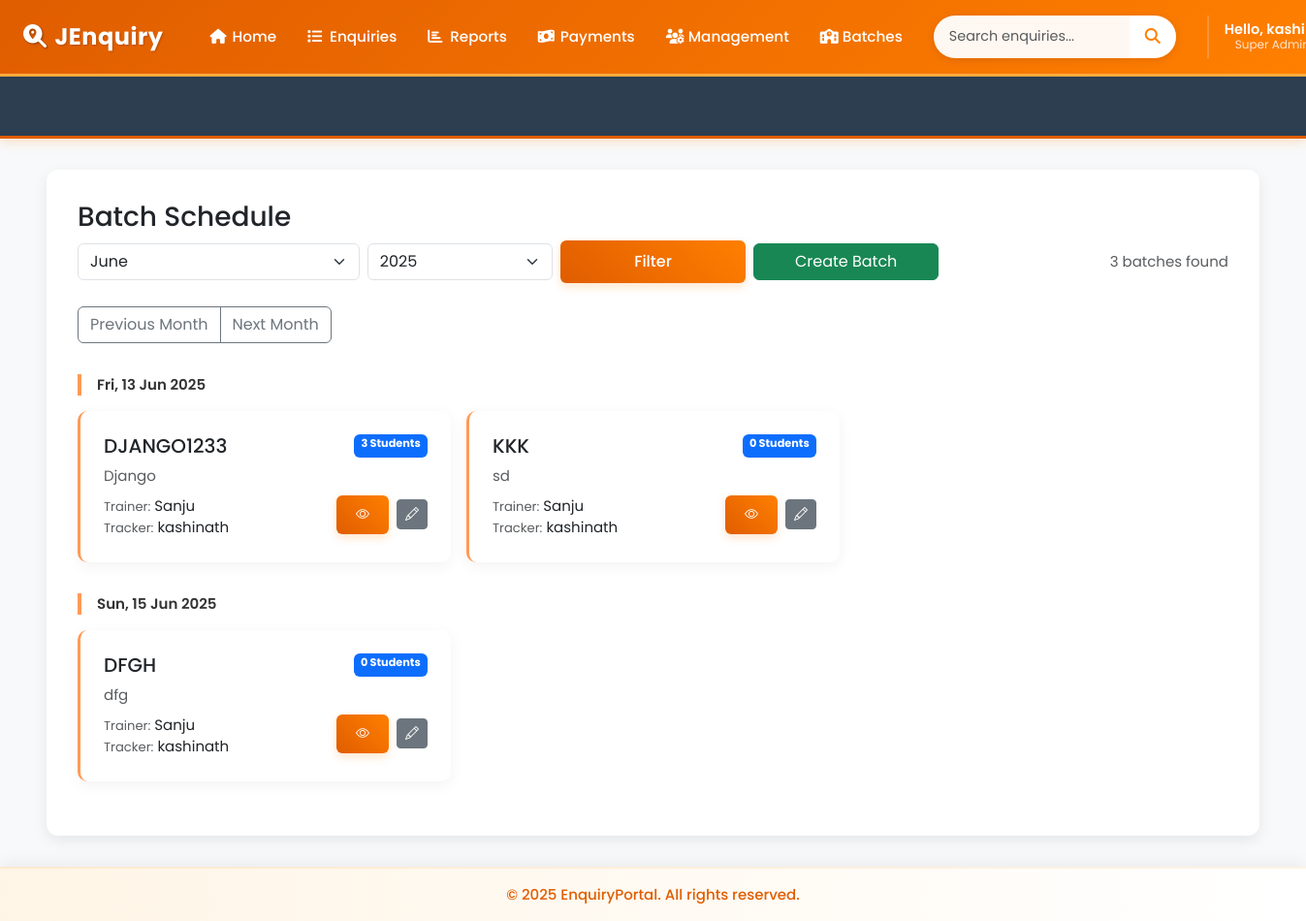
The page /batch/ (signed in) on the database its author committed.
### accounts/models.py (models this page shows, shortened)
class CustomUser(AbstractBaseUser, PermissionsMixin):
    ROLE_CHOICES = (
        ('manager', 'Manager'),
        ('counselor', 'Counselor'),
    )
    email = models.EmailField(unique=True)
    first_name = models.CharField(max_length=30)
    last_name = models.CharField(max_length=30)
    role = models.CharField(max_length=20, choices=ROLE_CHOICES)
    is_approved = models.BooleanField(default=False)
    is_active = models.BooleanField(default=True)
    is_staff = models.BooleanField(default=False)
    objects = CustomUserManager()
    USERNAME_FIELD = 'email'
    REQUIRED_FIELDS = ['first_name', 'last_name', 'role']

### batches/models.py (models this page shows, shortened)
class Batch(models.Model):
    code = models.CharField(max_length=20, unique=True)
    subject = models.CharField(max_length=100)
    trainer = models.ForeignKey(Trainer, on_delete=models.SET_NULL, null=True)
    tracker = models.ForeignKey(Tracker, on_delete=models.SET_NULL, null=True)
    remarks = models.TextField(blank=True, null=True)
    batch_date = models.DateField(null=True, blank=True)  # 👈 New field
    created_at = models.DateTimeField(auto_now_add=True)
    students = models.ManyToManyField(Enquiry, related_name='batches', blank=True)

class Trainer(models.Model):
    name = models.CharField(max_length=100)
    email = models.EmailField(unique=True)
    def __str__(self):
        return self.name

class Tracker(models.Model):
    name = models.CharField(max_length=100)
    phone = models.CharField(max_length=15)
    def __str__(self):
        return self.name

### batches/views.py (the view)
# urls.py: path('', views.batch_list, name='batch_list'),
def batch_list(request):
    today = timezone.now().date()
    current_month = int(request.GET.get('month', today.month))
    current_year = int(request.GET.get('year', today.year))
    prev_month = 12 if current_month == 1 else current_month - 1
    prev_year = current_year - 1 if current_month == 1 else current_year
    next_month = 1 if current_month == 12 else current_month + 1
    next_year = current_year + 1 if current_month == 12 else current_year
    batches = Batch.objects.select_related('trainer', 'tracker') \
        .prefetch_related('students') \
        .filter(batch_date__year=current_year, batch_date__month=current_month) \
        .order_by('batch_date', '-created_at')
    grouped_batches = []
    for key, group in groupby(batches, key=attrgetter('batch_date')):
        grouped_batches.append({
            'date': key,
            'batches': list(group),
        })
    months = [{'num': i, 'name': month_name[i]} for i in range(1, 13)]
    years = [y for y in range(2020, today.year + 2)]
    return render(request, 'batches/batch_list.html', {
        'grouped_batches': grouped_batches,
        'months': months,
        'years': years,
        'current_month': current_month,
        'current_year': current_year,
        'prev_month': prev_month,
        'prev_year': prev_year,
        'next_month': next_month,
        'next_year': next_year,
        'today': today,
        'total_batches': len(batches),
    })

### template/batches/batch_list.html (shortened to what this page needs)
{% extends "base.html" %}
{% block content %}
<h3>Batch Schedule</h3>
<form method="get" class="mb-4">
    <div class="row g-2 align-items-center">
        <div class="col-md-3">
            <select name="month" class="form-select">
                {% for month in months %}
                    <option value="{{ month.num }}" {% if month.num == current_month %}selected{% endif %}>
                        {{ month.name }}
                    </option>
                {% endfor %}
            </select>
        </div>
        <div class="col-md-2">
            <select name="year" class="form-select">
                {% for year in years %}
                    <option value="{{ year }}" {% if year == current_year %}selected{% endif %}>
                        {{ year }}
                    </option>
                {% endfor %}
            </select>
        </div>
        <div class="col-md-2">
            <button type="submit" class="btn btn-primary w-100">Filter</button>
        </div>
        <div class="col-md-2">
            <a href="{% url 'batch:create_batch' %}" class="btn btn-success w-100">
                Create Batch
            </a>
        </div>
        <div class="col-md-3 text-md-end">
            <span class="text-muted">
                {{ total_batches }} batches found
            </span>
        </div>
    </div>
</form>
<div class="mb-4">
    <div class="btn-group" role="group">
        {% if current_month > 1 %}
            <a href="?month={{ current_month|add:"-1" }}&year={{ current_year }}"
               class="btn btn-outline-secondary">
                Previous Month
            </a>
        {% else %}
            <a href="?month=12&year={{ current_year|add:"-1" }}"
               class="btn btn-outline-secondary">
                Previous Month
            </a>
        {% endif %}
        {% if current_month < 12 %}
            <a href="?month={{ current_month|add:"1" }}&year={{ current_year }}"
               class="btn btn-outline-secondary">
                Next Month
            </a>
        {% else %}
            <a href="?month=1&year={{ current_year|add:"1" }}"
               class="btn btn-outline-secondary">
                Next Month
            </a>
        {% endif %}
    </div>
</div>
{% if grouped_batches %}
    {% for group in grouped_batches %}
        <div class="month-header">
            {{ group.date|date:"D, d M Y" }}
        </div>
        <div class="row g-3 mb-4">
            {% for batch in group.batches %}
                <div class="col-md-6 col-lg-4">
                    <div class="card batch-card h-100">
                        <div class="card-body">
                            <div class="d-flex justify-content-between mb-2">
                                <h5 class="card-title mb-0">{{ batch.code }}</h5>
                                <span class="badge bg-primary">{{ batch.students.count }} Students</span>
                            </div>
                            <p class="card-text text-muted mb-2">{{ batch.subject }}</p>
                            <div class="d-flex justify-content-between">
                                <div>
                                    <small class="text-muted">Trainer:</small> {{ batch.trainer|default:"—" }}<br>
                                    <small class="text-muted">Tracker:</small> {{ batch.tracker|default:"—" }}
                                </div>
                                <div class="text-end">
                                    <a href="{% url 'batch:batch_detail' batch.id %}"
                                       class="btn btn-sm btn-primary me-1" title="View Details">
                                        <i class="bi bi-eye"></i>
                                    </a>
                                    <a href="{% url 'batch:edit_batch' batch.id %}"
                                       class="btn btn-sm btn-secondary" title="Edit Batch">
                                        <i class="bi bi-pencil"></i>
                                    </a>
                                </div>
                            </div>
                        </div>
                    </div>
                </div>
            {% endfor %}
        </div>
    {% endfor %}
{% else %}
    <div class="alert alert-info mb-0 mt-3">
        No batches found for this month
    </div>
{% endif %}
<link rel="stylesheet" href="https://cdn.jsdelivr.net/npm/bootstrap-icons@1.11.3/font/bootstrap-icons.min.css">
{% endblock %}

### template/base.html (shortened to what this page needs)
<!DOCTYPE html>
<html lang="en">
<head>
    <link href="https://cdn.jsdelivr.net/npm/bootstrap@5.3.0-alpha1/dist/css/bootstrap.min.css" rel="stylesheet">
    <link rel="stylesheet" href="https://cdnjs.cloudflare.com/ajax/libs/font-awesome/6.4.0/css/all.min.css">
<link rel="stylesheet" href="https://cdnjs.cloudflare.com/ajax/libs/font-awesome/6.5.0/css/all.min.css">
<link rel="stylesheet" href="https://cdn.jsdelivr.net/npm/flatpickr/dist/flatpickr.min.css">
</head>
<body>
    <nav class="navbar navbar-expand-lg navbar-dark">
        <div class="container-fluid">
            <a class="navbar-brand pulse-on-hover" href="{% url 'enquiry:dashboard' %}">
                <i class="fas fa-search-location"></i>JEnquiry
            </a>
            <div class="collapse navbar-collapse" id="mainNav">
                {% if user.is_authenticated %}
                <ul class="navbar-nav me-auto mb-2 mb-lg-0">
                    <li class="nav-item">
                        <a class="nav-link" href="{% url 'enquiry:dashboard' %}"><i class="fas fa-home"></i> Home</a>
                    </li>
                    <li class="nav-item dropdown">
                        <a class="nav-link dropdown-toggle" href="#" role="button" data-bs-toggle="dropdown">
                            <i class="fas fa-list"></i> Enquiries
                        </a>
                    </li>
                    <li class="nav-item dropdown">
                        <a class="nav-link dropdown-toggle" href="#" role="button" data-bs-toggle="dropdown">
                            <i class="fas fa-chart-bar"></i> Reports
                        </a>
                    </li>
                    <li class="nav-item dropdown">
                        <a class="nav-link dropdown-toggle" href="#" role="button" data-bs-toggle="dropdown">
                            <i class="fas fa-money-bill-wave"></i> Payments
                        </a>
                    </li>
                    <li class="nav-item dropdown">
                        <a class="nav-link dropdown-toggle" href="#" role="button" data-bs-toggle="dropdown">
                            <i class="fas fa-users-cog"></i> Management
                        </a>
                    </li>
                    <li class="nav-item dropdown">
                        <a class="nav-link dropdown-toggle" href="#" role="button" data-bs-toggle="dropdown">
                           <i class="fa-solid fa-school"></i> Batches
                        </a>
                    </li>
                </ul>
                <form class="d-flex search-form search-section" action="{% url 'enquiry:enquary_list' %}" method="get">
                    <div class="input-group">
                        <input type="search" name="search" class="form-control" placeholder="Search enquiries..."
                               aria-label="Search">
                        <button class="btn" type="submit">
                            <i class="fas fa-search"></i>
                        </button>
                    </div>
                </form>
                <div class="user-section">
                    <div class="user-menu">
                        <div class="dropdown user-dropdown">
                            <button class="dropdown-toggle" type="button" data-bs-toggle="dropdown"
                                    aria-expanded="false">
                                <div class="user-profile-dropdown">
                                    <div class="user-details">
                                        <p class="user-greeting">
                                           Hello, {{ user.first_name|default:user.email }}!
                                        </p>
                                        <p class="user-role">
                                            {% if user.is_superuser %}
                                                Super Admin
                                            {% elif user.is_staff %}
                                                Admin
                                            {% else %}
                                                Counsellor
                                            {% endif %}
                                        </p>
                                    </div>
                                </div>
                            </button>
                        </div>
                    </div>
                </div>
                {% endif %}
            </div>
        </div>
    </nav>
<div class="marquee-container marquee-progress">
    <div class="marquee-content">
    </div>
</div>
    <div class="main-content-wrapper">
        <div class="container-fluid px-4">
            <div class="content-container">
                {% block content %}
                {% endblock %}
            </div>
        </div>
    </div>
    <footer class="text-center p-3">
        <div class="container">
            <p class="m-0">&copy; 2025 EnquiryPortal. All rights reserved.</p>
        </div>
    </footer>
</body>
</html>

### rows shown on the page
CustomUser: first_name "kashi"
Batch: date "Fri, 13 Jun 2025", code "DJANGO1233", students.count "3", subject "Django", trainer "Sanju", tracker "kashinath"
Batch: code "KKK", students.count "0", subject "sd", trainer "Sanju", tracker "kashinath"
Batch: date "Sun, 15 Jun 2025", code "DFGH", students.count "0", subject "dfg", trainer "Sanju", tracker "kashinath"

### other values the page prints
{{ total_batches }} "3"
form field month "June"
form field year "2025"
